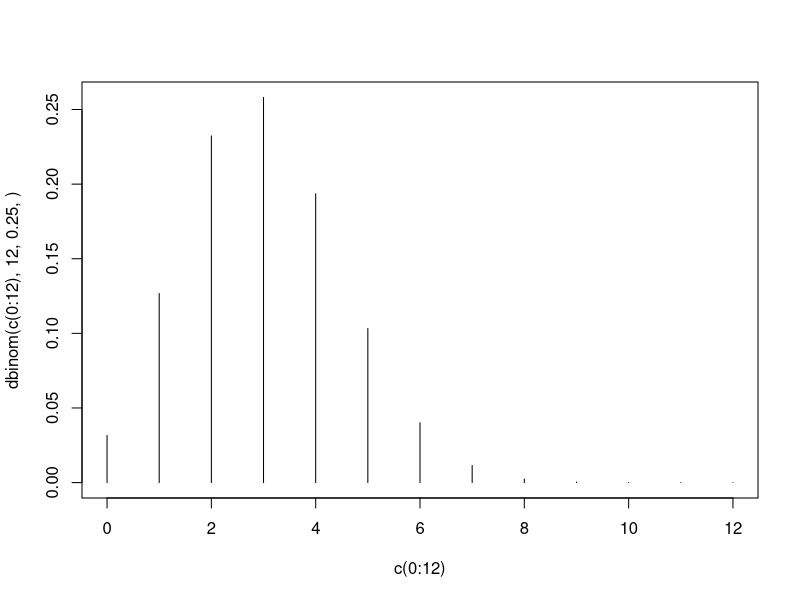
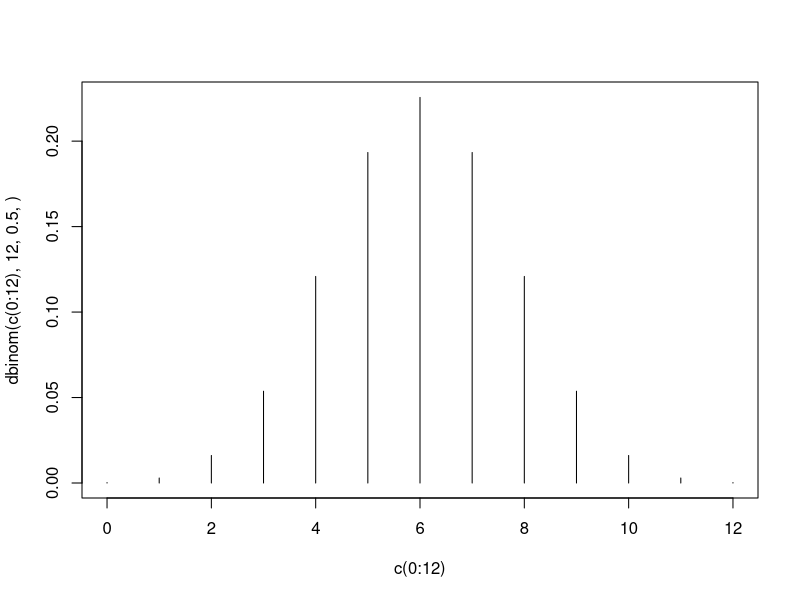
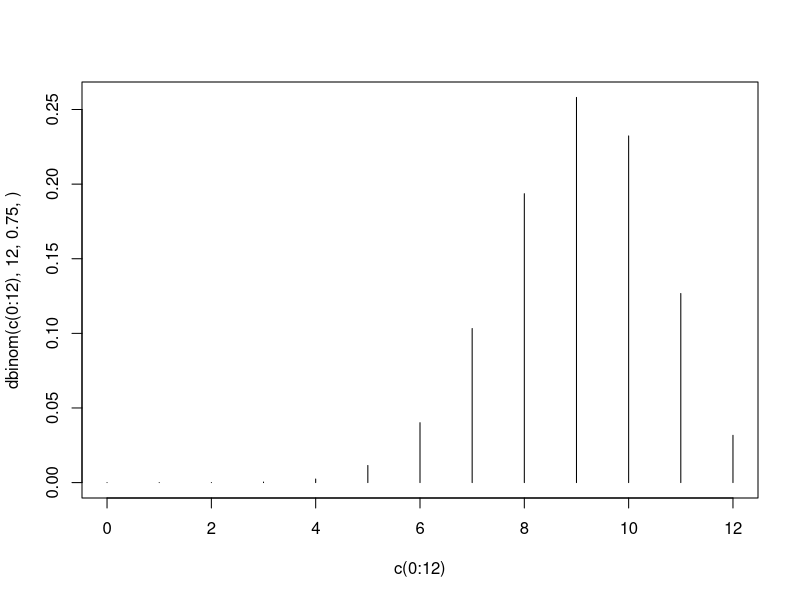
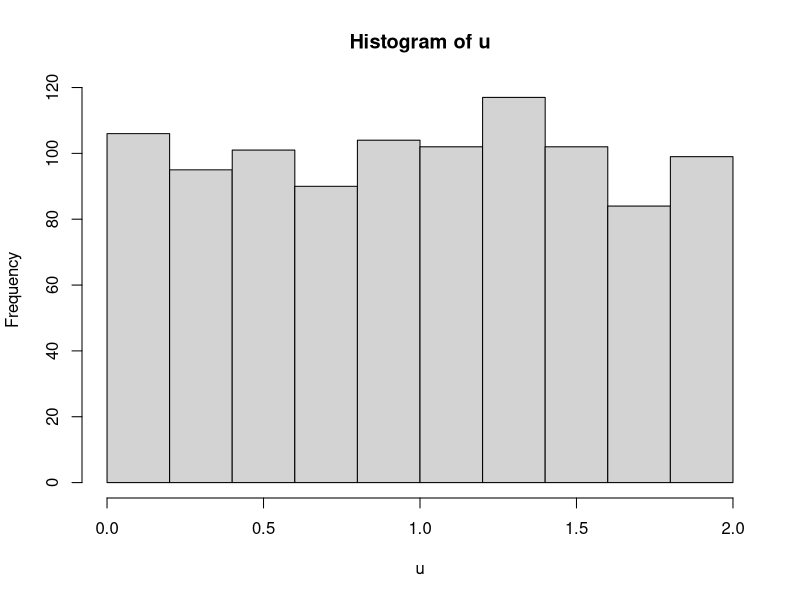
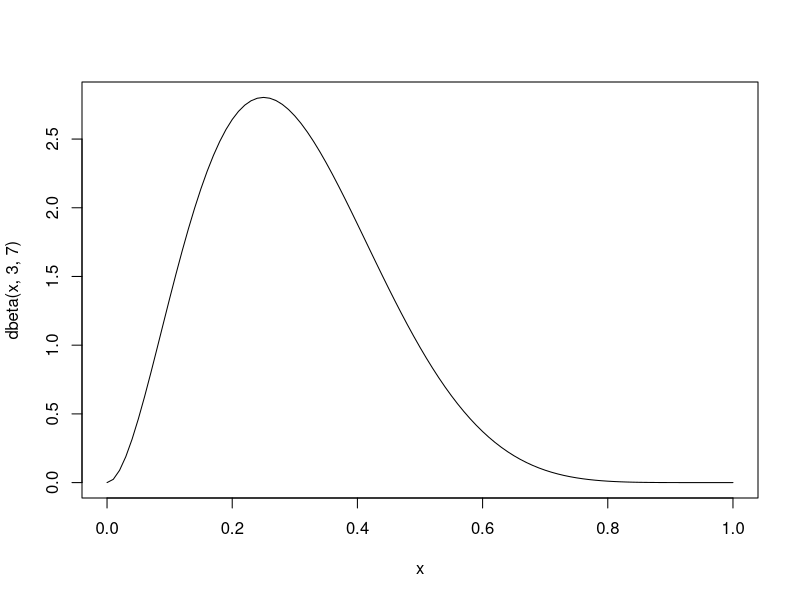
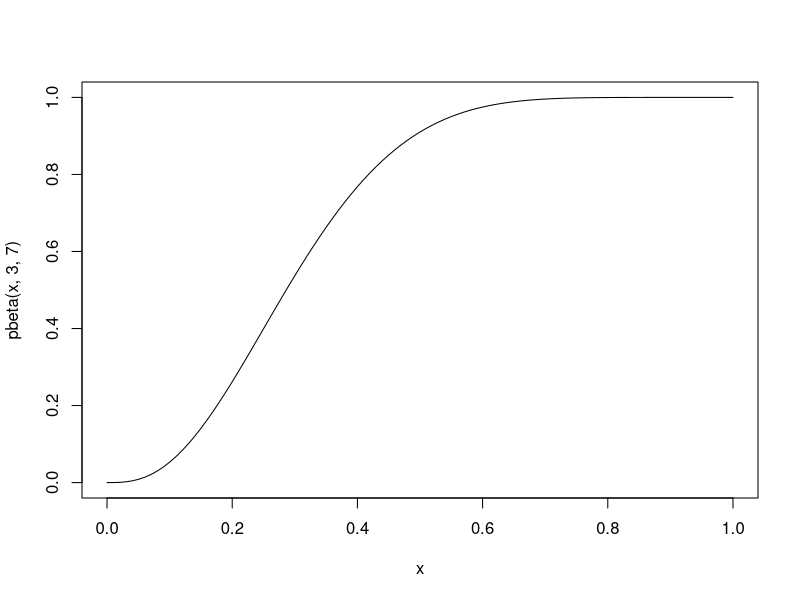
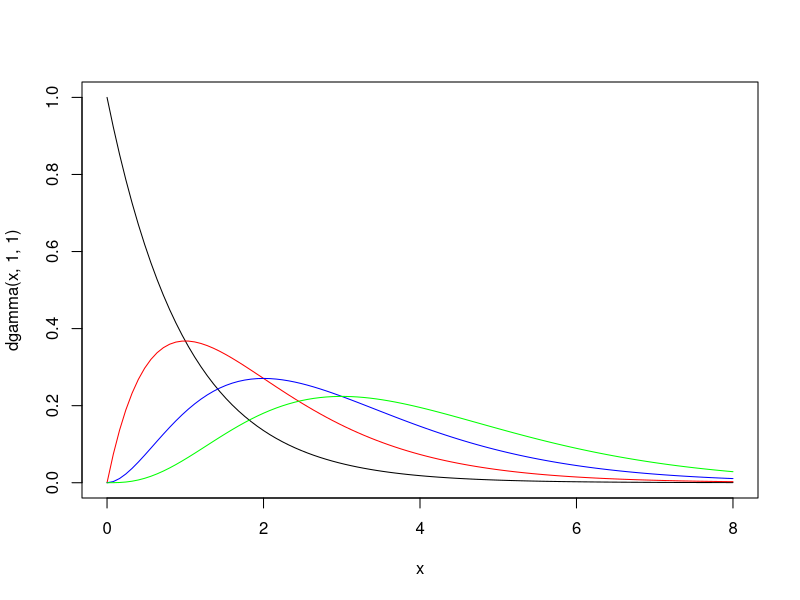
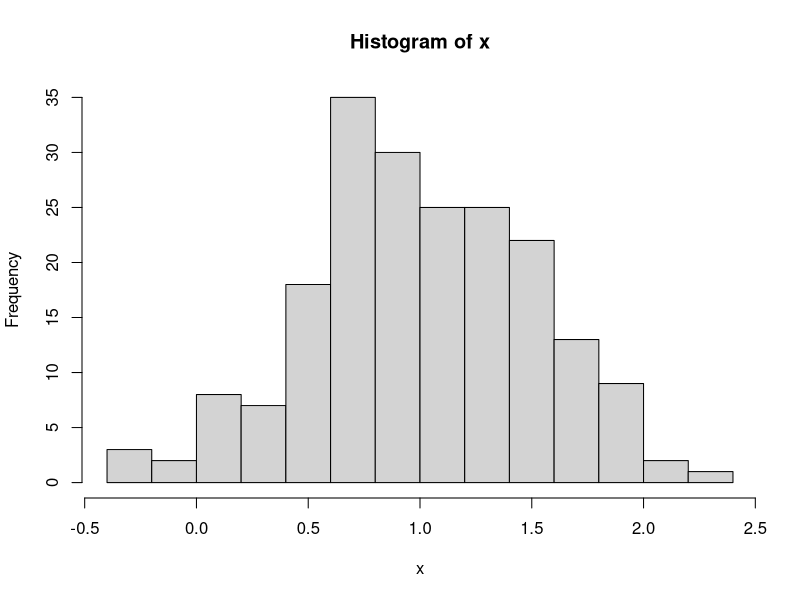

The R script that drew these images, in order:
plot(c(0:12),dbinom(c(0:12),12,.25,),type="h")  
#right skewed

plot(c(0:12),dbinom(c(0:12),12,.5,),type="h") 
#looks like normal distribution
plot(c(0:12),dbinom(c(0:12),12,.75,),type="h") 
#left skewed

u<-runif(1000,0,2)
hist(u)

curve(dbeta(x,3,7),0,1)
curve(pbeta(x,3,7),0,1)

curve(dgamma(x,1,1),0,8)
curve(dgamma(x,2,1),0,8,add=TRUE,col="red")
curve(dgamma(x,3,1),0,8,add=TRUE,col="blue")
curve(dgamma(x,4,1),0,8,add=TRUE,col="green")

x<-rnorm(200,1,.5)
hist(x)

